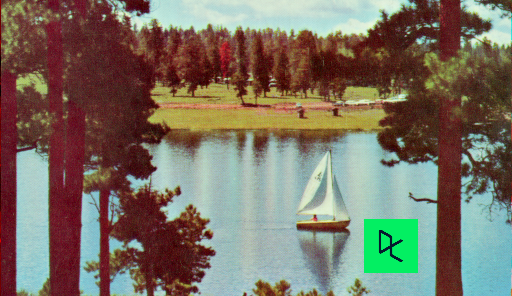
#> input picture Image Processing in Python/image_with_logo.png, 512 x 296 px
$ jupyter execute --allow-errors '3. Image restoration, Noise, Segmentation and Contours.ipynb'   (older library calls are emulated)
#> lines starting #> are read from the running program, lines starting #| are printed output that depends on the picture; after the words box and inside, x2 and y2 are one past the last pixel; in counts of white or black regions, pixels touching at a corner belong together
# Image restoration

## Inpainting
- Reconstructing lost parts of images
- Looking at the non-damaged regions i.e exploiting the information presented in non-damaged regions of the image

## Masks
- The scikit-image inpainting function requires the mask to be an array of pixels that need to be inpainted. This mask has to be the same shape as one of the image channels. Unknown pixels have to be represented with 1 and known pixels with 0. So we add the missing pixels by copying the image and turning the pixels into a numpy array of zeros, meaning it's empty. We only copy the width and height dimensions of the image, excluding the color dimension, in this case RGB-3. And then, set the 1s in the specific areas we want to be treated as lost.

[cell 1]
import numpy as np
import matplotlib.pyplot as plt

# Load image and visualize
image_with_logo = plt.imread('image_with_logo.png')
#> image_with_logo is the input picture: shape (296, 512, 3) float32; mean R, G, B 0.479, 0.446, 0.391
plt.imshow(image_with_logo)

[cell 2]
# Perform restoration to remove the logo
from skimage.restoration import inpaint

# Initialize the mask
mask = np.zeros(image_with_logo.shape[:-1])

# Set the pixels where the logo is to 1
mask[210:290, 360:425] = 1

# Apply inpainting to remove the logo
#> (the rest of this cell did not finish here and is left out)

# Applying and removing NOISE

[cell 3]
# Import the module and function
from skimage.util import random_noise

# Add noise to the image
noisy_image = random_noise(image_with_logo)
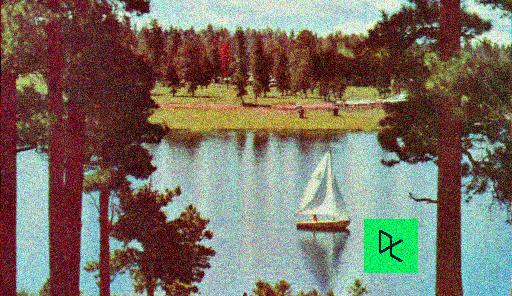
#> noisy_image: shape (296, 512, 3) float64; mean R, G, B 0.479, 0.447, 0.393

# Show noisy image
plt.imshow(noisy_image)

## Denoising
Denoising algorithms are:
1. **The total variation filter.** This filter tries to minimize the total variation of the image. It tends to produce “cartoon-like” images, that is, piecewise-constant images.
2. **Bilateral filtering** smooths images while preserving edges. It replaces the intensity of each pixel with a weighted average of intensity values from nearby pixels.

### Using total variation filter for denoising

[cell 4]
from skimage.restoration import denoise_tv_chambolle

# Apply total variation filter denoising
denoised_image = denoise_tv_chambolle(noisy_image,
                                     weight=0.1, #<- higher the weight, higher is the denoising
                                     multichannel=True)
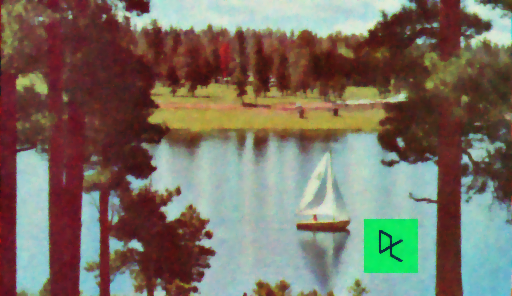
#> denoised_image: shape (296, 512, 3) float64; mean R, G, B 0.479, 0.447, 0.393

# Show denoised image
plt.imshow(denoised_image)

### Using bilateral filter for denoising

[cell 5]
from skimage.restoration import denoise_bilateral

# Apply bilateral filter denoising
denoised_image = denoise_bilateral(noisy_image, multichannel=True)
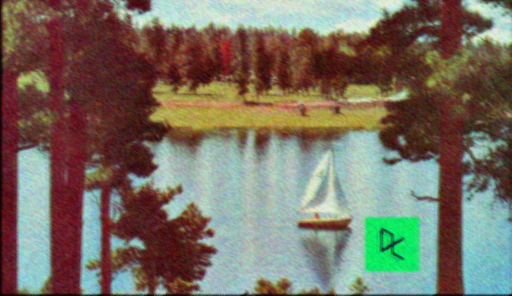
#> denoised_image: shape (296, 512, 3) float64; mean R, G, B 0.475, 0.443, 0.39

# Show denoised image
plt.imshow(denoised_image)

# Superpixels & segmentation

- **Superpixels**: A superpixel is a group of connected pixels with similar colors or gray levels. These carry more meaning than their simple pixel grid counterparts.
- **Segmentation**:
    - Supervised: otsu thresholding
    - Unsupervised: Simple Linear Iterative Clustering (SLIC)

## Simple Linear Iterative Clustering (SLIC)
- It segments the image using a machine learning algorithm called K-Means clustering. It takes in all the pixel values of the image and tries to separate them into a predefined number of sub-regions.

[cell 6]
# Import the modules
from skimage.segmentation import slic
from skimage.color import label2rgb

# Obtain the segments
segments = slic(image_with_logo)
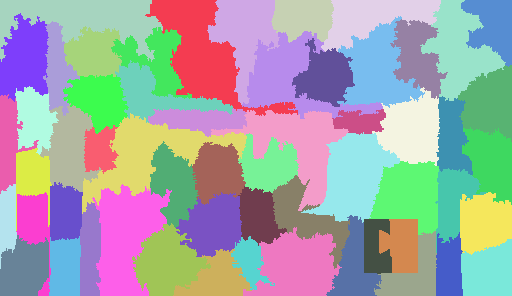
#> segments: shape (296, 512) int64; 57 distinct labels, from 1 to 57; one colour per label, 0 black

# Put segments of top of original image to compare
segmented_image = label2rgb(segments, image_with_logo, kind='avg')
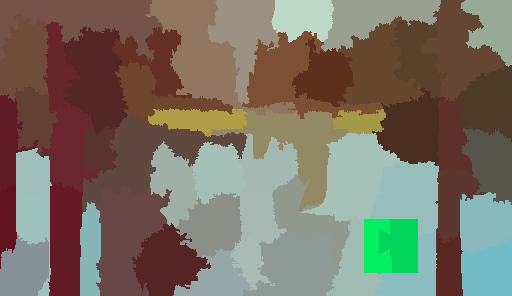
#> segmented_image: shape (296, 512, 3) float32; mean R, G, B 0.478, 0.446, 0.391

# Show segmented image
plt.imshow(segmented_image)

[cell 7]
# SLIC with more segments
# Obtain the segments
segments = slic(image_with_logo, n_segments=300)
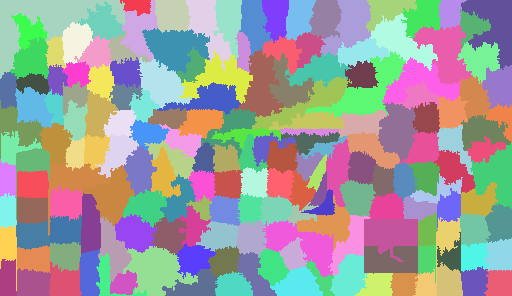
#> segments: shape (296, 512) int64; 178 distinct labels, from 1 to 178; one colour per label, 0 black

# Put segments of top of original image to compare
segmented_image = label2rgb(segments, image_with_logo, kind='avg')
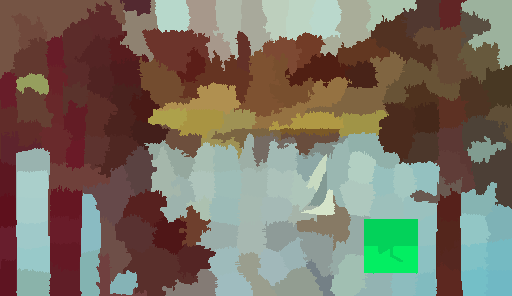
#> segmented_image: shape (296, 512, 3) float32; mean R, G, B 0.479, 0.445, 0.391

# Show segmented image
plt.imshow(segmented_image)

# Finding contours
- Step 1: Transform the image to 2D grayscale
- Step 2: Binarize the image (using thresholding)
- Step 3: Use `find_contours()` to find contours

[cell 8]
# Import the modules
from skimage import data, measure

# Obtain the horse image
horse_image = data.horse()
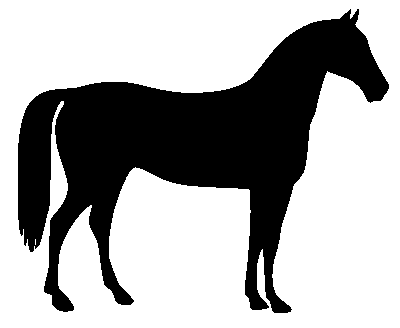
#> input picture skimage.data.horse(), 400 x 328 px
#> horse_image is the input picture: shape (328, 400) bool; 66.9% white; 1 black region, box (x1, y1, x2, y2) and area: (18, 9, 389, 313) 43412

# Find the contours with a constant level value of 0.8
contours = measure.find_contours(horse_image, 0.8)
#> contours = 2 point arrays, longest 2645 points

# Shows the image with contours found
# Display the image and plot all contours found
fig, ax = plt.subplots()
ax.imshow(horse_image, cmap=plt.cm.gray)

for contour in contours:
    ax.plot(contour[:, 1], contour[:, 0], linewidth=2)
#> this loop made 2 passes

ax.axis('image')
ax.set_xticks([])
ax.set_yticks([])
plt.show()
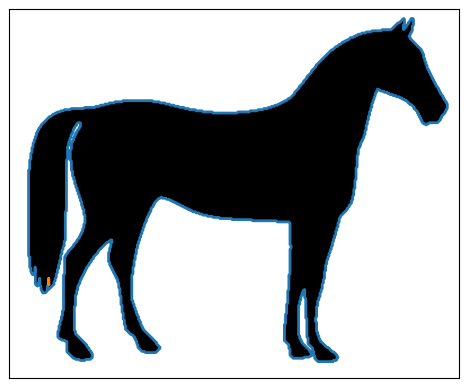
#> figure drawn by matplotlib, 1 panel
